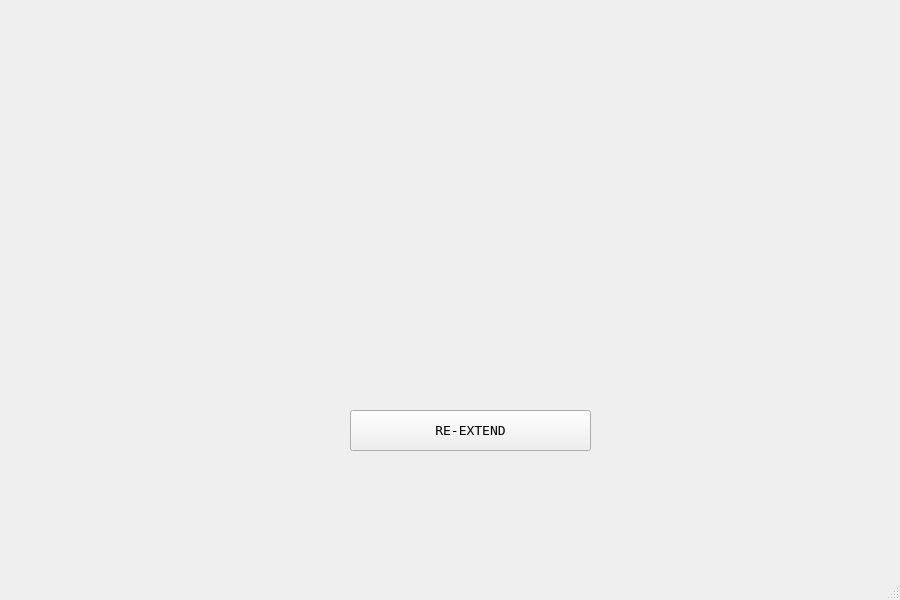
<?xml version="1.0" encoding="UTF-8"?>
<ui version="4.0">
 <class>GameOverWindow</class>
 <widget class="QMainWindow" name="GameOverWindow">
  <property name="geometry">
   <rect>
    <x>0</x>
    <y>0</y>
    <width>900</width>
    <height>600</height>
   </rect>
  </property>
  <property name="minimumSize">
   <size>
    <width>900</width>
    <height>600</height>
   </size>
  </property>
  <property name="maximumSize">
   <size>
    <width>900</width>
    <height>600</height>
   </size>
  </property>
  <property name="font">
   <font>
    <pointsize>7</pointsize>
   </font>
  </property>
  <property name="windowTitle">
   <string>MainWindow</string>
  </property>
  <widget class="QWidget" name="centralwidget">
   <widget class="QLabel" name="label">
    <property name="geometry">
     <rect>
      <x>0</x>
      <y>0</y>
      <width>901</width>
      <height>571</height>
     </rect>
    </property>
    <property name="text">
     <string/>
    </property>
    <property name="pixmap">
     <pixmap resource="resources.qrc">:/image/donezo.png</pixmap>
    </property>
   </widget>
   <widget class="QPushButton" name="pushButton">
    <property name="geometry">
     <rect>
      <x>350</x>
      <y>410</y>
      <width>241</width>
      <height>41</height>
     </rect>
    </property>
    <property name="font">
     <font>
      <family>Fixedsys</family>
      <pointsize>10</pointsize>
     </font>
    </property>
    <property name="text">
     <string>RE-EXTEND</string>
    </property>
   </widget>
  </widget>
  <widget class="QMenuBar" name="menubar">
   <property name="geometry">
    <rect>
     <x>0</x>
     <y>0</y>
     <width>900</width>
     <height>25</height>
    </rect>
   </property>
  </widget>
  <widget class="QStatusBar" name="statusbar"/>
 </widget>
 <resources>
  <include location="resources.qrc"/>
 </resources>
 <connections/>
</ui>
